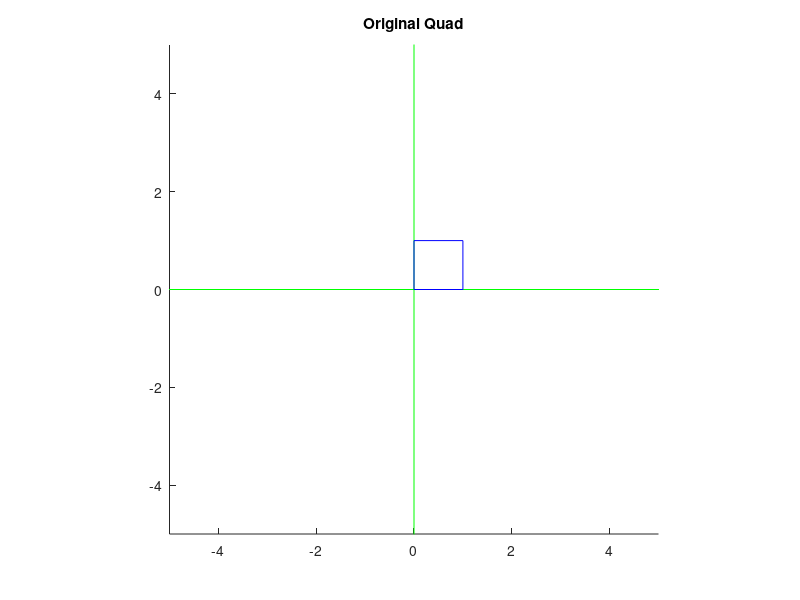
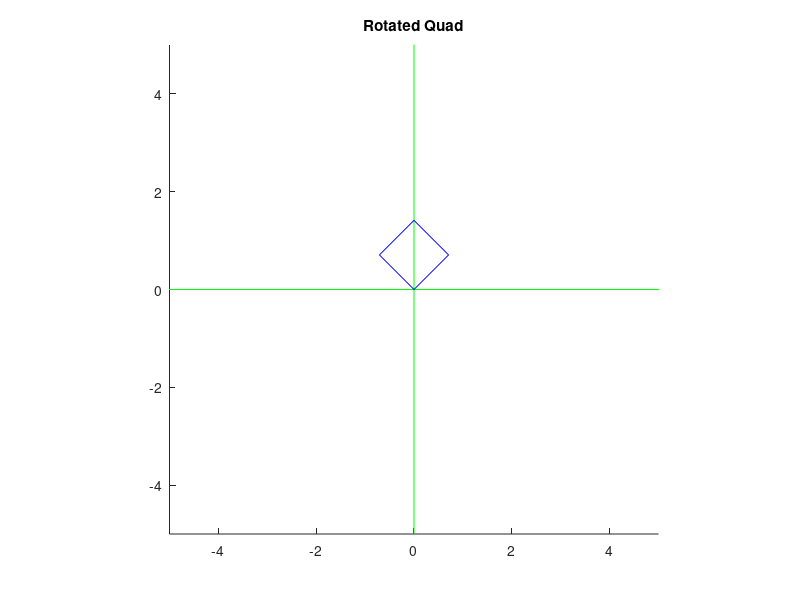
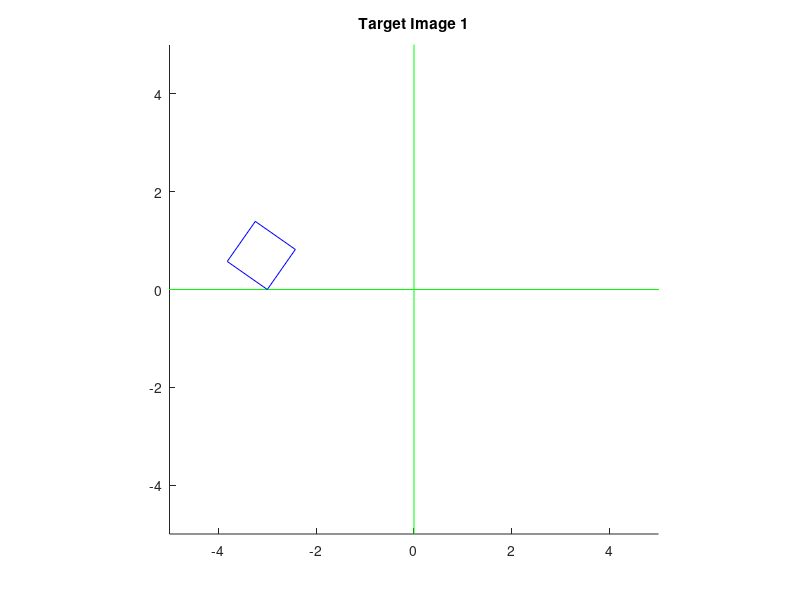
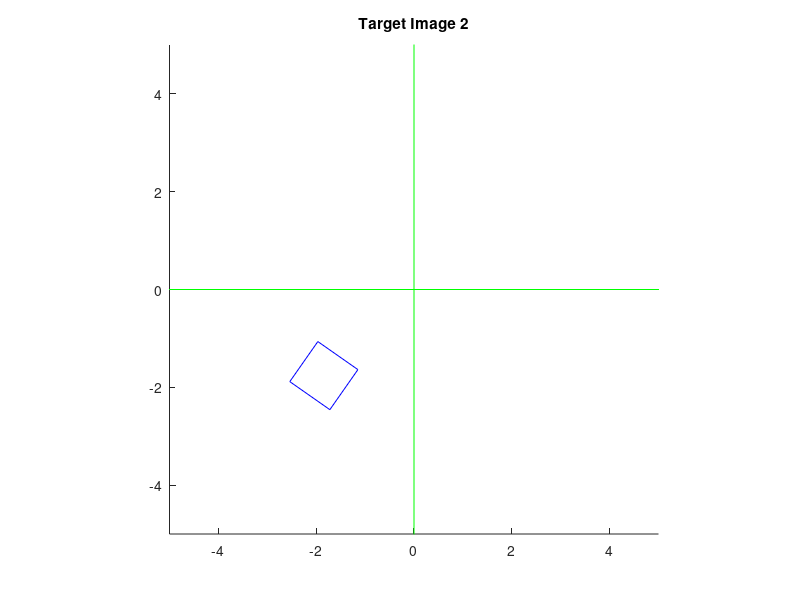

The MATLAB source for these figures, in order:
%
% Copyright 2017 Vienna University of Technology.
% Institute of Computer Graphics and Algorithms.
%

function[matrix_translate, matrix_rotate, matrix_scale, rotated_vertices, image1_vertices, image2_vertices, image3_vertices, image4_vertices] = Transformations()
%% General Hints:
% If you want to check your implementation you can:
% -) Set a breakpoint to access variables at a certain point in the 
% script. You can inspect their contents in the 'Workspace' window
% (The 'Workspace' window is usually on the right side of Matlab. 
%  If it is hidden, you can open it in the menu: Home/Environment/Layout/Show/Workspace).
% -) Leave out the ';' at the end of a statement/line so the result will be
% printed out in the command window.
% -) Do not rename the predefined variables, or else our test-system won't
% work (which is bad for both parties ;) )
%% I. Transformations and Plotting

% 1) Implement the following matrix functions. They can be found at the
% bottom of the file
matrix_translate = mtranslate(1, 2);
matrix_rotate = mrotate(45);
matrix_scale = mscale(2, 3);

% 2) Finish the display_vertices function
quad =[0, 0, 1;1, 0, 1; 1, 1, 1; 0, 1, 1;0, 0, 1]';
display_vertices(quad, 11, 'Original Quad');

% 3) Implement the transform_vertices function
rotated_vertices = transform_vertices(quad, matrix_rotate);
display_vertices(rotated_vertices, 12, 'Rotated Quad');


image1_vertices = quad;
image2_vertices = quad;
image3_vertices = quad;
image4_vertices = quad;

% 4) Edit the next 4 lines and use the implemented functions to produce 
% the Target Images 1-4 (see instructions) and display them.
% Please recall that you are supposed to call the transform_vertices function only once per image. 

%image1_vertices = transform_vertices(transform_vertices(quad, mrotate(55)), mtranslate(-3,0));
image1_vertices = transform_vertices(quad, mtranslate(-3,0)*mrotate(55));

%image2_vertices = transform_vertices(transform_vertices(quad,mtranslate(-3,0)), mrotate(55) );
image2_vertices = transform_vertices(quad,(mrotate(55)*mtranslate(-3,0)));
%image1_vertices = transform_vertices(quad, mtranslate(-3,0)*mrotate(55));



image3_vertices = transform_vertices(quad,( mtranslate(3,1)*mrotate(70)*mscale(3,2)));
%image3_vertices = transform_vertices(transform_vertices(transform_vertices(quad,mscale(3,2)),mrotate(70)), mtranslate(3,1));


%image4_vertices = transform_vertices(transform_vertices(transform_vertices(quad,mrotate(45)), mscale(sqrt(2),3*sqrt(2))));
%image4_vertices = transform_vertices(transform_vertices(quad,mrotate(45)),(mscale(sqrt(2),((3*sqrt(2))/sqrt(2)))));
image4_vertices = transform_vertices(quad,(mscale(sqrt(2),((3*sqrt(2))/sqrt(2)))*mrotate(45)));

%image4_vertices = transform_vertices(quad, mscale(1,2*sqrt(2))*matrix_rotate);


display_vertices(image1_vertices, 13, 'Target Image 1');
display_vertices(image2_vertices, 14, 'Target Image 2');
display_vertices(image3_vertices, 15, 'Target Image 3');
display_vertices(image4_vertices, 16, 'Target Image 4');




end

% Returns a 3x3 translation matrix
% tx, ty: translation along x and y
function[matrix] =  mtranslate(tx, ty)

  matrix = [1,0,tx;0,1,ty;0,0,1];

end

% Returns a 3x3 counter-clockwise rotation matrix
% angle: rotation angle in degrees
function[matrix] = mrotate(angle)

  matrix = [cosd(angle),-sind(angle),0;sind(angle),cosd(angle),0;0,0,1];

end

% Returns a 3x3 scaling matrix
% sx, sy: scaling in x and y direction
function[matrix] = mscale(sx, sy)

     matrix = [sx,0,0;0,sy,0;0,0,1];

end

%Displays a list of vertices
%v: list of vertices ([x1, x2, x3, ...; y1, y2, y3, ...; 1, 1, 1, ....;)
%id: figure id
%head: title of the figure
function[] = display_vertices(v, id, head)

%Create new figure
figure(id);
clf;
%Set title
title(head);
%Fix axis and set aspect ratio
axis([-5, 5, -5, 5]);
pbaspect([1 1 1]);

%Plot coordinate axis
hold on;
plot([-100, 100], [0, 0], '-g');
plot([0, 0], [-100, 100], '-g');

% TODO: Display the vertices (v) using the plot function
x = v(1,:)
y = v(2,:)
plot(x,y,'-b')

%Finish drawing
hold off;

end

% Transforms a list of vertices by a matrix
% v: list of vertices ([x1, x2, x3, ...; y1, y2, y3, ...; 1, 1, 1, ....;)
% m: transformation matrix
% Returns a list of transformed vertices of the same size as v
function[result] = transform_vertices(v, m)%z.b, v=quad, m=matrix_rotate
%(matlab documentation:)length of the dimension specified by the scalar n. For example, size(A,1) 
%is the number of rows of A and size(A,2) is the number of columns of A.
  % for i=1:size(v,2)%anzahl der spalten in quad=5
  %    v(:,i) = m * v(:,i) 
   %end  
    %result = v;
   result=m*v;

end